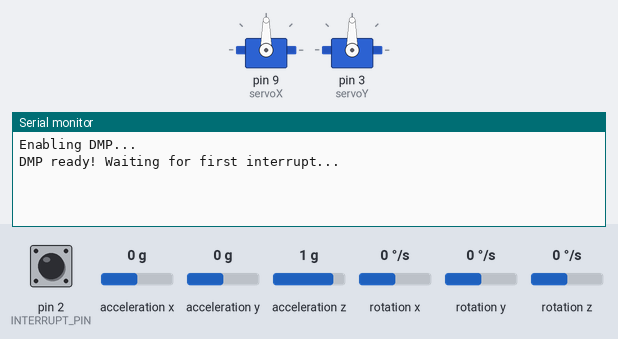
This sketch was run on a simulated Arduino Uno, built with avr-gcc and run on an emulated ATmega328P. Parts: 2 × servo, the last lines printed to the serial monitor. Inputs (shaded band) come from the test bench; at power-on: acceleration z 1 g, acceleration y 0 g, rotation z 0 °/s, pin 2 (INTERRUPT_PIN) LOW, acceleration x 0 g, rotation x 0 °/s, rotation y 0 °/s. The sensor or clock chip raises its interrupt line as the real part does.

Above: at 1.7 s.
1.8 s: acceleration z set to -1.4 g
4.8 s: acceleration y set to 0.8 g
At 5.8 s:
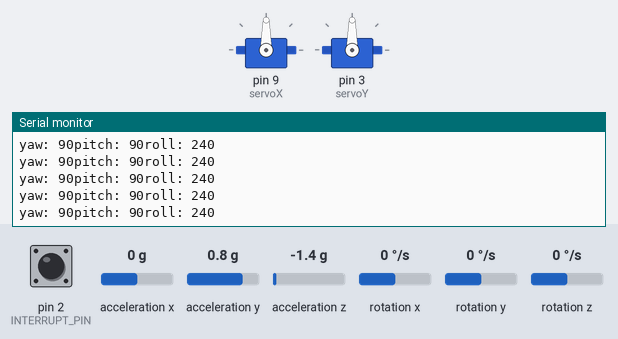
7.8 s: rotation z set to 100 °/s
At 8.5 s:
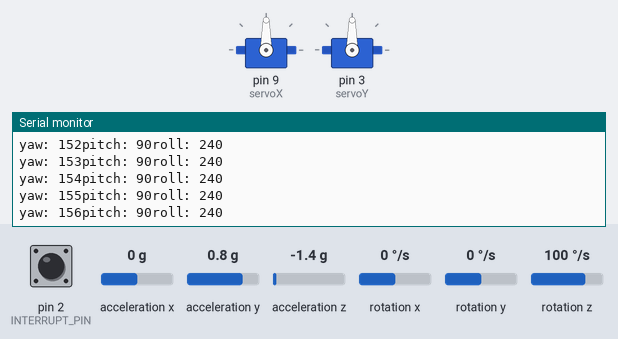
Timing chart, 0 to 10.8 s (numbered marks = the images above; inputs shaded):
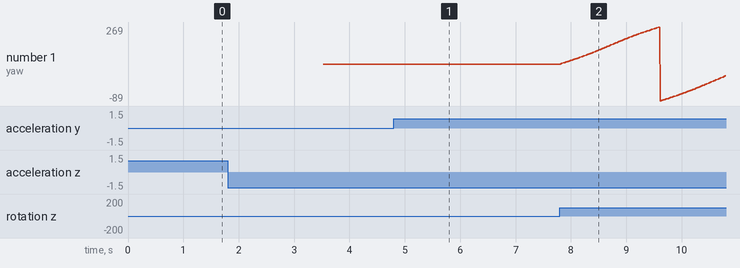

Measured:
- after the input at 4.8 s, the serial monitor: prints a new line at once (image 1)
- after the input at 7.8 s, the serial monitor: prints a new line at once (image 2)
- plotted number 1: 90 → 264 after the input at 7.8 s

The sketch:

Gimbal_1.0.ino
```cpp
#include <Wire.h>
//#include <Adafruit_MPU6050.h>
//#include <Adafruit_Sensor.h>
#include <Servo.h>
#include "I2Cdev.h"
#include "MPU6050_6Axis_MotionApps20.h"

Servo servoX;
Servo servoY;

/*double posX = 0;
int posIntX = 0;
double posY = 0;
int posIntY = 0;
unsigned long previousMillis = 0;
unsigned long currentTime = 0;
float xError = 0;
float yError = 0;*/

//========================================Variables to reading gyro values=============================================
// MPU control/status vars
bool dmpReady = false;  // set true if DMP init was successful
uint8_t mpuIntStatus;   // holds actual interrupt status byte from MPU
uint8_t devStatus;      // return status after each device operation (0 = success, !0 = error)
uint16_t packetSize;    // expected DMP packet size (default is 42 bytes)
uint16_t fifoCount;     // count of all bytes currently in FIFO
uint8_t fifoBuffer[64]; // FIFO storage buffer

// orientation/motion vars
Quaternion q;
VectorFloat gravity;
float ypr[3];

volatile bool mpuInterrupt = false;
void dmpDataReady() {
  mpuInterrupt = true;
}
//=====================================================================================================================

float correct;
int j = 0;
int yawValue;
int pitchValue;
int rollValue;


#define INTERRUPT_PIN 2
MPU6050 mpu;

void setup(){
  Wire.begin();
  Wire.setClock(400000);
  Serial.begin(38400);


  servoX.attach(9);
  servoX.write(90);

  servoY.attach(3);
  servoY.write(90);

  //while (!Serial)
    //delay(10); // will pause Zero, Leonardo, etc until serial console opens

  //Serial.println("Adafruit MPU6050 test!");

  // Try to initialize!
  /*if (!mpu.begin()) {
    Serial.println("Failed to find MPU6050 chip");
    while (1) {
      delay(10);
    }
  }*/
  mpu.initialize();
  pinMode(INTERRUPT_PIN, INPUT);
  devStatus = mpu.dmpInitialize();
  if (devStatus == 0) {
    Serial.println(F("Enabling DMP..."));
    mpu.setDMPEnabled(true);

    attachInterrupt(digitalPinToInterrupt(INTERRUPT_PIN), dmpDataReady, RISING);
    mpuIntStatus = mpu.getIntStatus();

    Serial.println(F("DMP ready! Waiting for first interrupt..."));
    dmpReady = true;

    packetSize = mpu.dmpGetFIFOPacketSize();
  }

  /*mpu.setAccelerometerRange(MPU6050_RANGE_8_G);
  //Serial.print("Accelerometer range set to: ");
  switch (mpu.getAccelerometerRange()) {
  case MPU6050_RANGE_2_G:
    //Serial.println("+-2G");
    break;
  case MPU6050_RANGE_4_G:
    //Serial.println("+-4G");
    break;
  case MPU6050_RANGE_8_G:
    //Serial.println("+-8G");
    break;
  case MPU6050_RANGE_16_G:
    //Serial.println("+-16G");
    break;
  }


  mpu.setGyroRange(MPU6050_RANGE_500_DEG);
  //Serial.print("Gyro range set to: ");
  switch (mpu.getGyroRange()) {
  case MPU6050_RANGE_250_DEG:
    //Serial.println("+- 250 deg/s");
    break;
  case MPU6050_RANGE_500_DEG:
    //Serial.println("+- 500 deg/s");
    break;
  case MPU6050_RANGE_1000_DEG:
    //Serial.println("+- 1000 deg/s");
    break;
  case MPU6050_RANGE_2000_DEG:
    //Serial.println("+- 2000 deg/s");
    break;
  }

  mpu.setFilterBandwidth(MPU6050_BAND_21_HZ);
  //Serial.print("Filter bandwidth set to: ");
  switch (mpu.getFilterBandwidth()) {
  case MPU6050_BAND_260_HZ:
    //Serial.println("260 Hz");
    break;
  case MPU6050_BAND_184_HZ:
    //Serial.println("184 Hz");
    break;
  case MPU6050_BAND_94_HZ:
    //Serial.println("94 Hz");
    break;
  case MPU6050_BAND_44_HZ:
    //Serial.println("44 Hz");
    break;
  case MPU6050_BAND_21_HZ:
    //Serial.println("21 Hz");
    break;
  case MPU6050_BAND_10_HZ:
    //Serial.println("10 Hz");
    break;
  case MPU6050_BAND_5_HZ:
    //Serial.println("5 Hz");
    break;
  }*/


}

void loop(){
  if (!dmpReady) return;

  readMPU6050();

  /* Get new sensor events with the readings */
  /*sensors_event_t a, g, temp;
  mpu.getEvent(&a, &g, &temp);
  currentTime = millis();
  while(currentTime < 1000){
    xError = g.gyro.x;
    yError = g.gyro.y;
    delay(10);
    currentTime = millis();
  }
  currentTime = millis();
  posX = posX + (g.gyro.x-xError)*((currentTime - previousMillis)/1000.0);
  posY = posY + (g.gyro.y-yError)*((currentTime - previousMillis)/1000.0);
  previousMillis = currentTime;
  posIntX = posX*(180.0/3.1415)+90.0;
  posIntY = posY*(180.0/3.1415)+90.0;
  servoX.write(posIntX);
  servoY.write(posIntY);*/

  yawValue = map(ypr[0], -90, 90, 0, 180);
  pitchValue = map(ypr[1], -90, 90, 180, 0);
  rollValue = map(ypr[2], -90, 90, 0, 180);
  Serial.print("yaw: "+ String(yawValue) + "" + "pitch: " + String(pitchValue) + "" + "roll: " + String(rollValue)+"\n");
  /*Serial.print("\n");
  Serial.print(posY);
  Serial.print("\nRotation X: ");
  Serial.print(g.gyro.x-xError);
  Serial.print(", Y: ");
  Serial.print(g.gyro.y-yError);
  //Serial.print("\n");
  //Serial.print(currentTime);
  Serial.print("\n");
  //Serial.print(previousMillis);
  Serial.print("\n");*/
}


void readMPU6050() {
  while (!mpuInterrupt && fifoCount < packetSize) {
    if (mpuInterrupt && fifoCount < packetSize) {
      fifoCount = mpu.getFIFOCount();
    }
  }

  mpuInterrupt = false;
  mpuIntStatus = mpu.getIntStatus();

  fifoCount = mpu.getFIFOCount();
  if ((mpuIntStatus & _BV(MPU6050_INTERRUPT_FIFO_OFLOW_BIT)) || fifoCount >= 1024) {
    mpu.resetFIFO();
    fifoCount = mpu.getFIFOCount();
    Serial.println(F("FIFO overflow!"));
  } else if (mpuIntStatus & _BV(MPU6050_INTERRUPT_DMP_INT_BIT)) {
    while (fifoCount < packetSize) fifoCount = mpu.getFIFOCount();

    mpu.getFIFOBytes(fifoBuffer, packetSize);
    fifoCount -= packetSize;

    mpu.dmpGetQuaternion(&q, fifoBuffer);
    mpu.dmpGetGravity(&gravity, &q);
    mpu.dmpGetYawPitchRoll(ypr, &q, &gravity);

    ypr[0] = ypr[0] * 180 / M_PI;
    ypr[1] = ypr[1] * 180 / M_PI;
    ypr[2] = ypr[2] * 180 / M_PI;

    if (j <= 300) {
      j++;
      correct = ypr[0];
      readMPU6050();
      return;
    }
    ypr[0] = ypr[0] - correct;
  }
}
```
